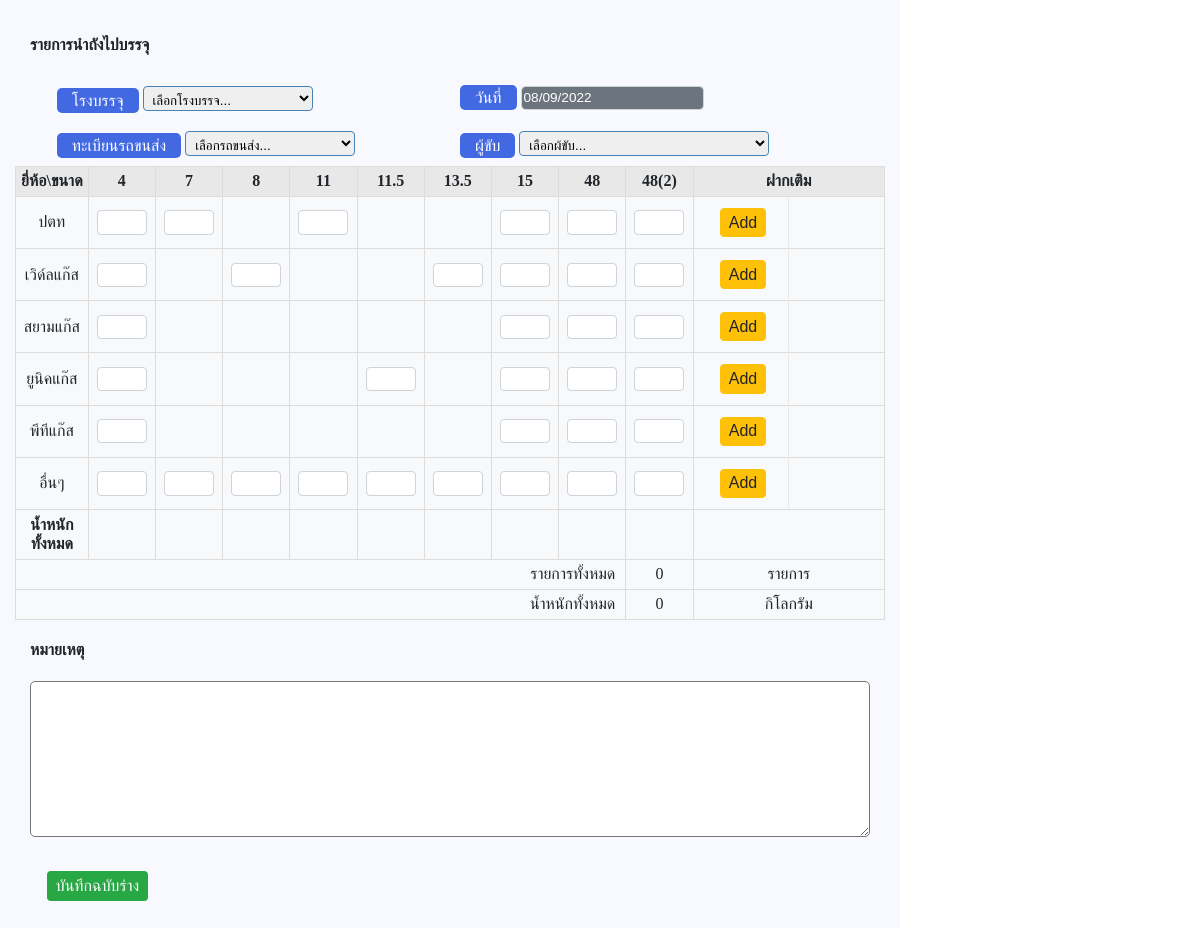
The page / on the database its author committed.
### tables this page shows
CREATE TABLE `items_gas_weightsize`  (
  `weightSize_id` varchar(255) NULL DEFAULT NULL,
  `active_status` enum('Y','N') NULL DEFAULT NULL,
  `order_by_no` int(11) NULL DEFAULT NULL,
  `weight_NoID` varchar(11) NULL DEFAULT NULL,
  `wightSize` double NULL DEFAULT NULL COMMENT 'ขนาด'
);

CREATE TABLE `ms_product`  (
  `ms_product_id` varchar(20) NULL DEFAULT NULL,
  `ms_product_name` varchar(255) NULL DEFAULT NULL,
  `ms_product_active` varchar(255) NULL DEFAULT NULL,
  `ms_product_orderby_no` int(11) NULL DEFAULT NULL,
  `ms_product_logo` varchar(255) NULL DEFAULT NULL,
  `ms_product_items_type` varchar(255) NULL DEFAULT NULL,
  `ms_product_brand` varchar(255) NULL DEFAULT NULL
);

CREATE TABLE `tb_brandrelsize`  (
  `brandRelSize_ID` int(11) NOT NULL AUTO_INCREMENT,
  `brandRelSize_ms_product_id` varchar(255) NULL DEFAULT NULL COMMENT 'product id',
  `brandRelSize_weight_autoID` varchar(255) NULL DEFAULT NULL COMMENT 'weight_autoID',
  `crated_at` timestamp(0) NULL DEFAULT NULL ON UPDATE CURRENT_TIMESTAMP(0),
  `updated_at` timestamp(0) NULL DEFAULT NULL,
  PRIMARY KEY (`brandRelSize_ID`) USING BTREE
);

### conn.php (called while the page is built, shortened)
<?php
    class DB_con {
        function __construct() {
            $conn = mysqli_connect(DB_HOST, DB_Username, DB_Password, DB_Name);
            $this->dbcon = $conn;
        }
        public function fetchdataBrand()
        {
            $result = mysqli_query($this->dbcon, "SELECT * FROM ms_product WHERE ms_product_active = 'Y' ORDER BY ms_product_orderby_no ASC");
            return $result;
        }
        public function fetchdataSize()
        {
            $result = mysqli_query($this->dbcon, "SELECT * FROM items_gas_weightsize WHERE active_status = 'Y' ORDER BY order_by_no ASC");
            return $result;
        }
        public function fetchdataBS()
        {
            $result = mysqli_query($this->dbcon, "SELECT * FROM tb_brandrelsize");
            return $result;
        }
    }
?>

### index.php (the view, shortened to what this page needs)
<!DOCTYPE html>
<html lang="en">
<head>
    <link rel="stylesheet" href="css/select2.min.css">
    <link rel="stylesheet" href="css/custom.css">
    <link rel="stylesheet" href="css/jquery-ui.min.css">
</head>
<body>
    <?php
    include_once('conn.php');
    $fetchdata  = new DB_con();
    $dataBrand  = $fetchdata->fetchdataBrand();
    $dataSize   = $fetchdata->fetchdataSize();
    $dataBS     = $fetchdata->fetchdataBS();
    $dataEmp   = $fetchdata->fetchdataEmp(); ?>
    <section id="purchase">
        <form action="controller/POController.php" method="POST" id="FormPreOrderCylinder">
        <div class="container">
            <h4>รายการนำถังไปบรรจุ</h4>
            <div class="row">
                <div class="col-50">
                    <label for="filling" class="label-titile">โรงบรรจุ</label>
                    <select class="gas_filling js-example-basic-single" name="gas_filling" id="gas_filling" style="width: 170px;">
                        <option selected disabled>เลือกโรงบรรจุ...</option>
                    </select>
                </div>
                <div class="col-50">
                    <label class="label-titile">วันที่</label>
                    <input type="text" name="date" class="form-control" placeholder="วัน/เดือน/ปี" value="<?=date("d/m/Y")?>" readonly>
                </div>
            </div>
            <div class="row">
                <div class="col-50">
                    <label for="filling" class="label-titile">ทะเบียนรถขนส่ง</label>
                    <select class="js-example-basic-single" name="car" id="" style="width: 170px;">
                        <option selected disabled>เลือกรถขนส่ง...</option>
                    </select>
                    </div>
                <div class="col-50">
                    <label for="filling" class="label-titile">ผู้ขับ</label>
                    <select class=" js-example-basic-single" name="driver" id="" style="width: 250px;">
                        <option selected disabled>เลือกผู้ขับ...</option>
                    </select>
                    </div>
                </div>
            </div>
        <table border="1" cellspacing="1" cellpadding="1">
            <tr>
                <th width="80" height="30"> ยี่ห้อ\ขนาด </th>
                <?php foreach ($dataSize as $key => $value) { ?>
                <th width="80" height="30"><?=$value['weightSize_id']?></th>
                <?php } ?>
                <th width="300" height="30">ฝากเติม</th>
            </tr>
            <?php foreach ($dataBrand as $index => $item) {?>
            <tr>
                <td width="80" height="50" >
                    <div class="div-inside"><?=$item['ms_product_name']?></div>
                </td>
                <?php
                foreach ($dataSize as $key => $value) { $stack = null;
                    foreach ($dataBS as $keyBS => $valueBS) {
                        if ($value['weight_NoID'] == $valueBS['brandRelSize_weight_autoID'] && $item['ms_product_id'] == $valueBS['brandRelSize_ms_product_id']) { ?>
                            <td width="80" height="50">
                            <input type="number" class="form-control pickitem weightSize_<?=$value['weight_NoID']?>" style="width: 50px;" id="input_<?=$item['ms_product_id']?>_<?=$value['weight_NoID']?>_N" data-brand="<?=$item['ms_product_id']?>" data-sizeid="<?=$value['weight_NoID']?>" data-weight="<?=$value['wightSize']?>" data-Cytype="N" min="0">
                            </td>
                        <?php $stack = true;}
                    } if (!$stack) { ?>
                        <td width="80" height="50"></td>
                    <?php } ?>
                <?php } ?>
                <td>
                    <div class="row">
                        <div class="col-50" style="border-right: 1px solid #e8e8e8;">
                            <button type="button" name="add" id="add" data-toggle="modal" data-modal="<?=$item['ms_product_id']?>" data-modal-open="add_data_modal" class="btn btn-warning open_modal">Add</button>
                        </div>
                        <div class="col-50">
                        </div>
                    </div>
                </td>
            </tr>
            <?php } ?>
            <tr>
                <td height="50"><b>น้ำหนักทั้งหมด</b></td>
                <?php foreach ($dataSize as $key => $value) { ?>
                    <td><span class="sumWeight_<?=$value['weight_NoID']?> getSumWeight"></span></td>
                <?php } ?>
                <td colspan="2"><span class="sumWeightAdv"></span></td>
            </tr>
            <tr>
                <td colspan="<?=$dataSize->num_rows?>" style="text-align: right; padding-right: 10px;" height="30">รายการทั้งหมด</td>
                <td>
                    <div class="total">0</div>
                </td>
                <td>รายการ</td>
            </tr>
            <tr>
                <td colspan="<?=$dataSize->num_rows?>" style="text-align: right; padding-right: 10px;" height="30">น้ำหนักทั้งหมด</td>
                <td>
                    <div class="totalWeight">0</div>
                </td>
                <td>กิโลกรัม</td>
            </tr>
        </table>
        <div class="container">
            <h4>หมายเหตุ</h4>
            <textarea name="comment" id="" cols="30" rows="10" style="width: 100%;"></textarea>
            <div class="row" style="margin-top: 30px;">
                <div class="col-12" style="text-align: right;">
                    <button type="button" class="btn btn-success" onclick="btn_submit_draft_preselect()">บันทึกฉบับร่าง</button>
                </div>
            </div>
        </div>
        </form>
    </section>
</body>
</html>

### css/custom.css (style rules this page uses)
:root { --blue: #4269e1; --indigo: #6610f2; --purple: #6f42c1; --pink: #e83e8c; --red: #fd3230; --orange: #fd7e14; --yellow: #ffc107; --green: #28a745; --teal: #20c997; --cyan: #17a2b8; --white: #fff; --gray: #6c757d; --gray-dark: #343a40; --primary: #007bff; --secondary: #6c757d; --success: #28a745; --info: #17a2b8; --warning: #ffc107; --danger: #dc3545; --light: #f8f9fa; --dark: #343a40; --breakpoint-xs: 0; --breakpoint-sm: 576px; --breakpoint-md: 768px; --breakpoint-lg: 992px; --breakpoint-xl: 1200px; }
html { line-height: 1.15; -webkit-text-size-adjust: 100%; -ms-text-size-adjust: 100%; -ms-overflow-style: scrollbar; -webkit-tap-highlight-color: transparent; }
body { margin: 0; font-size: 1rem; font-weight: 400; color: #212529; text-align: left; background-color: var(--white); }
div { display: block; }
input[readonly] { background-color: var(--secondary); color: var(--white); }
.container { width: 100%; padding-right: 15px; padding-left: 15px; margin-right: auto; margin-left: auto; }
select { padding: 5px; border-radius: 4px; height: 25px; border: 1px solid #4682B4; cursor: pointer; }
section { padding: 15px; height: 978px; background-color: #f8f9fe; width: 900px; }
.col-50 { float: left; width: 50%; padding: 10px; }
.row { display: -webkit-box; display: -ms-flexbox; -ms-flex-wrap: wrap; flex-wrap: wrap; margin-right: 2%; margin-left: 2%; }
.row:after { content: ""; display: table; clear: both; }
.btn { display: inline-block; font-weight: 400; text-align: center; white-space: nowrap; vertical-align: middle; user-select: none; border: 1px solid transparent; padding: .10rem .50rem; font-size: 1rem; line-height: 1.5; border-radius: .25rem; transition: color .15s ease-in-out,background-color .15s ease-in-out,border-color .15s ease-in-out,box-shadow .15s ease-in-out; webkit-user-select: none; -moz-user-select: none; -ms-user-select: none; text-decoration: none; cursor: pointer; }
.btn-success { background-color: var(--success); color: var(--white); }
.btn-warning { background-color: var(--btn-warning); color: var(--font-white); }
.label-titile { vertical-align: middle; background-color: var(--blue); padding: 4px 15px 4px 15px; color: #fff; border-radius: 5px; }
table, td, th { padding: 1px; border: 1px solid #dcdcdc; background-color: var(--light); text-align: center; }
table { border-radius: 1em; border-collapse: collapse; width: 100%; }
th { background-color: #e8e8e8; }
td { text-align: center; vertical-align: middle; }
.div-inside { margin: 0px; }
textarea { border-radius: 5px; }
.btn-warning { color: #212529; background-color: var(--yellow); border-color: var(--yellow); }
.form-control { font-size: 0.85rem; line-height: 1.5; color: #495057; background-color: var(--white); background-clip: padding-box; border: 1px solid #ced4da; border-radius: .25rem; transition: border-color .15s ease-in-out,box-shadow .15s ease-in-out; }

### rows shown on the page
items_gas_weightsize: weightSize_id "4"
items_gas_weightsize: weightSize_id "7"
items_gas_weightsize: weightSize_id "8"
items_gas_weightsize: weightSize_id "11"
items_gas_weightsize: weightSize_id "11.5"
items_gas_weightsize: weightSize_id "13.5"
items_gas_weightsize: weightSize_id "15"
items_gas_weightsize: weightSize_id "48"
items_gas_weightsize: weightSize_id "48(2)"
ms_product: ms_product_name "ปตท"
ms_product: ms_product_name "เวิด์ลแก๊ส"
ms_product: ms_product_name "สยามแก๊ส"
ms_product: ms_product_name "ยูนิคแก๊ส"
ms_product: ms_product_name "พีทีแก๊ส"
ms_product: ms_product_name "อื่นๆ"
